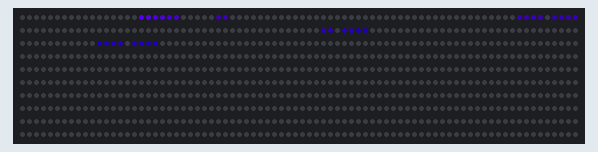
Bench run of a sketch on a simulated Teensy 4. On the bench: 800 RGB LEDs in strip order, left to right, continuing on the next row. Random numbers use the default seed unless the sketch sets one; what the sketch prints to the serial monitor is not drawn.

Above: at 1.44 s.
At 18.51 s:
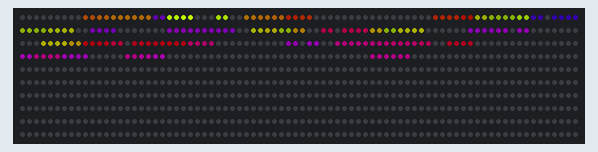
At 38.58 s:
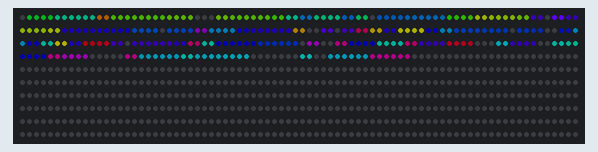

The sketch:

octows_12x24_snake.ino
```cpp
/*
  Required Connections
  --------------------
    pin 2:  LED Strip #1    OctoWS2811 drives 8 LED Strips.
    pin 14: LED strip #2    All 8 are the same length.
    pin 7:  LED strip #3
    pin 8:  LED strip #4    A 100 ohm resistor should used
    pin 6:  LED strip #5    between each Teensy pin and the
    pin 20: LED strip #6    wire to the LED strip, to minimize
    pin 21: LED strip #7    high frequency ringining & noise.
    pin 5:  LED strip #8
    pin 15 & 16 - Connect together, but do not use
    pin 4 - Do not use
    pin 3 - Do not use as PWM.  Normal use is ok.

  This test is useful for checking if your LED strips work, and which
  color config (WS2811_RGB, WS2811_GRB, etc) they require.
*/

#include <OctoWS2811.h>

#define ROWS 12
#define COLUMNS 24

const int ledsPerStrip = 100;

DMAMEM int displayMemory[ledsPerStrip*6];
int drawingMemory[ledsPerStrip*6];

int pixels[ROWS][COLUMNS];

const int config = WS2811_RGB | WS2811_800kHz;

OctoWS2811 leds(ledsPerStrip, displayMemory, drawingMemory, config);

int snake[5];

int hue, sat, val, backHue;
int dir, oldDir;
int count;
int x, y;

void setup()
{
  // Serial.begin(9600);

  // delay(5000);
  Serial.println("Beginning....");

  // pinMode(1, OUTPUT);
  // digitalWrite(1, HIGH);

  hue = random(360);
  sat = 255;
  val = 255;
  sat = 255;
  val = 255;

  backHue = hue;
  x = random(ROWS);
  y = random(ROWS);

  dir = oldDir = 0;

  generatePixelIndexes(ROWS, COLUMNS);
  for (int i = 0; i < 5; i++)
  {
    snake[i] = pixels[y][x];
  }

  //digitalWrite(1, LOW);
  leds.begin();
}


void loop()
{
  if (random(100) <= 60)
  {
    hue++;
    backHue++;
    do
      dir = random(4);
    while (oldDir == dir);
    oldDir = dir;
  }

  moveSnake(0, 0, ROWS, ROWS);

  leds.show();
  delayMicroseconds(50000);
}

void drawSnake(int h, int s, int v, boolean on)
{
  if (on)
  {
    for (int i = 0; i < 5; i++)
    {
      leds.setPixel(snake[i], HSVtoRGB(h, s, v - (i * 50)));
      leds.setPixel(snake[i]+1, HSVtoRGB(h, s, v - (i * 50)));
      // set2Pixels(x, y, HSVtoRGB(h, s, v - (i * 50)));
    }
  }
  else
  {
    for (int i = 0; i < 5; i++)
    {
      // set2Pixels(x, y, HSVtoRGB(h, s, 20));
    }
  }
}

void moveSnake(int x1, int y1, int x2, int y2)
{
  switch (dir)
  {
    case 0:
      if (y - 1 < y1)
      {
        hue++;
        backHue++;
        do
          dir = random(4);
        while (oldDir == dir);
        oldDir = dir;
      }
      else
      {
        drawSnake(backHue, sat, val, 0);

        y--;
        for (int i = 4; i > 0; i--)
        {
          snake[i] = snake[i-1];
        }
        snake[0] = pixels[y][x];

        drawSnake(hue, sat, val, 1);
      }
      break;

    case 1:
      if (x + 1 >= x2)
      {
        hue++;
        backHue++;
        do
          dir = random(4);
        while (oldDir == dir);
        oldDir = dir;
      }
      else
      {
        drawSnake(backHue, sat, val, 0);

        x++;
        for (int i = 4; i > 0; i--)
        {
          snake[i] = snake[i-1];
        }
        snake[0] = pixels[y][x];

        drawSnake(hue, sat, val, 1);
      }
      break;

    case 2:
      if (y + 1 >= y2)
      {
        hue++;
        backHue++;
        do
          dir = random(4);
        while (oldDir == dir);
        oldDir = dir;
      }
      else
      {
        drawSnake(backHue, sat, val, 0);

        y++;
        for (int i = 4; i > 0; i--)
        {
          snake[i] = snake[i-1];
        }
        snake[0] = pixels[y][x];

        drawSnake(hue, sat, val, 1);
      }
      break;

    case 3:
      if (x - 1 < x1)
      {
        hue++;
        backHue++;
        do
          dir = random(4);
        while (oldDir == dir);
        oldDir = dir;
      }
      else
      {
        drawSnake(backHue, sat, val, 0);

        x--;
        for (int i = 4; i > 0; i--)
        {
          snake[i] = snake[i-1];
        }
        snake[0] = pixels[y][x];

        drawSnake(hue, sat, val, 1);
      }
      break;
  }
}
```

HSVtoRGB.ino
```cpp
int HSVtoRGB(int hue, int sat, int val)
{
  int r, g, b, base;

  // hue: 0-359, sat: 0-255, val (lightness): 0-255

  // Loop hue circularly
  hue = hue % 360;

  // Clamp max saturation
  if (sat > 255)
    sat = 255;

  // Clamp min and max value
  if (val < 0)
    val = 0;
  if (val > 255)
    val = 255;

  if (sat <= 0)
  {
    r = val;
    g = val;
    b = val;
  }
  else
  {
    base = ((255 - sat) * val) >> 8;

    switch (hue / 60)
    {
      case 0:
        r = val;
        g = (((val - base) * hue) / 60) + base;
        b = base;
        break;
      case 1:
        r = (((val - base) * (60 - (hue % 60))) / 60) + base;
        g = val;
        b = base;
        break;
      case 2:
        r = base;
        g = val;
        b = (((val - base) * (hue % 60)) / 60) + base;
        break;
      case 3:
        r = base;
        g = (((val - base) * (60 - (hue % 60))) / 60) + base;
        b = val;
        break;
      case 4:
        r = (((val - base) * (hue % 60)) / 60) + base;
        g = base;
        b = val;
        break;
      case 5:
        r = val;
        g = base;
        b = (((val - base) * (60 - (hue % 60))) / 60) + base;
        break;
    }
  }

  return (r << 16) | (g << 8) | b;
}
```

generateIndexes.ino
```cpp
void generatePixelIndexes(int rows, int columns)
{
  int i, j;

  for (i = 0; i < rows; i++)
  {
    for (j = 0; j < columns; j++)
    {
      // Left 12x12 box
      if (j < columns / 2)
      {
        // Even rows
        if (i % 2 == 0)
          pixels[i][j] = i * columns + columns - (j * 2) - 1 + i;
        // Odd rows
        else
          pixels[i][j] = i * columns + j * 2 + 1 + i;
      }

      // Right 12x12 box
      else
      {
        // Odd rows
        if (i % 2)
          pixels[i][j] = 400 + i * columns + (2 * columns) - (j * 2) - 1 + i;
        // Even rows
        else
          pixels[i][j] = 400 + i * columns - columns + j * 2 + 1 + i;
      }
    }
  }

  for (int i = 0; i < rows; i++)
  {
    for (int j = 0; j < columns; j++)
    {
      Serial.print("pixels[");
      Serial.print(i);
      Serial.print("][");
      Serial.print(j);
      Serial.print("] = ");
      Serial.println(pixels[i][j]);
    }
  }
}

void set2Pixels(int x, int y, int r, int g, int b)
{
  set2Pixels(x, y, (r << 16) | (g << 8) | b);
}

void set2Pixels(int x, int y, int color)
{
  leds.setPixel(pixels[y][x], color);
  leds.setPixel(pixels[y][x]+1, color);
}
```
